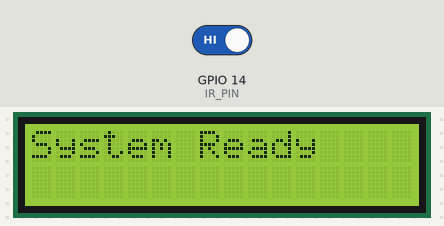
The sketch below on a simulated ESP32. Shown: 16×2 character LCD. The test bench sets the inputs (shaded band); at power-on: GPIO 14 (IR_PIN) HIGH. What the sketch prints to the serial monitor is not drawn.

Above: at 1.2 s.
1.3 s: GPIO 14 (IR_PIN) driven LOW
At 2.4 s:
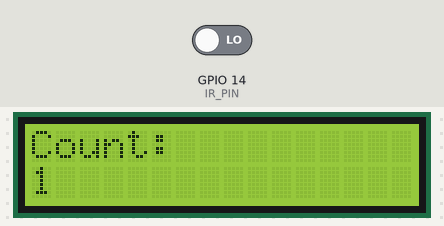
Timing chart, 0 to 2.9 s (numbered marks = the images above; inputs shaded):
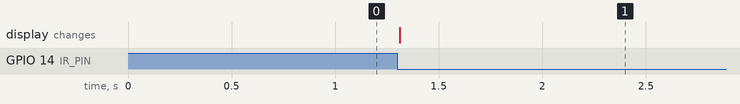

Measured:
- after the input at 1.3 s, the display: changes at once (image 1)

The sketch:

Ir_sensor.ino
```cpp
#include <Wire.h>
#include <LiquidCrystal_I2C.h>

#define IR_PIN 14

// Try 0x27 first, if not working change to 0x3F
LiquidCrystal_I2C lcd(0x27, 16, 2);

int count = 0;
int lastState = HIGH;

void setup() {
  Serial.begin(115200);

  pinMode(IR_PIN, INPUT);

  // ESP32 I2C init (VERY IMPORTANT)
  Wire.begin(21, 22);

  // Proper LCD init for this library
  lcd.init();          // ✅ instead of begin()
  lcd.backlight();

  lcd.setCursor(0, 0);
  lcd.print("System Ready");

  Serial.println("System Started");
}

void loop() {
  int currentState = digitalRead(IR_PIN);

  // Debug print
  Serial.println(currentState);

  // Detect object (falling edge)
  if (lastState == HIGH && currentState == LOW) {
    count++;

    lcd.clear();
    lcd.setCursor(0, 0);
    lcd.print("Count:");
    lcd.setCursor(0, 1);
    lcd.print(count);

    Serial.print("Count = ");
    Serial.println(count);

    delay(300); // debounce
  }

  lastState = currentState;
}
```
